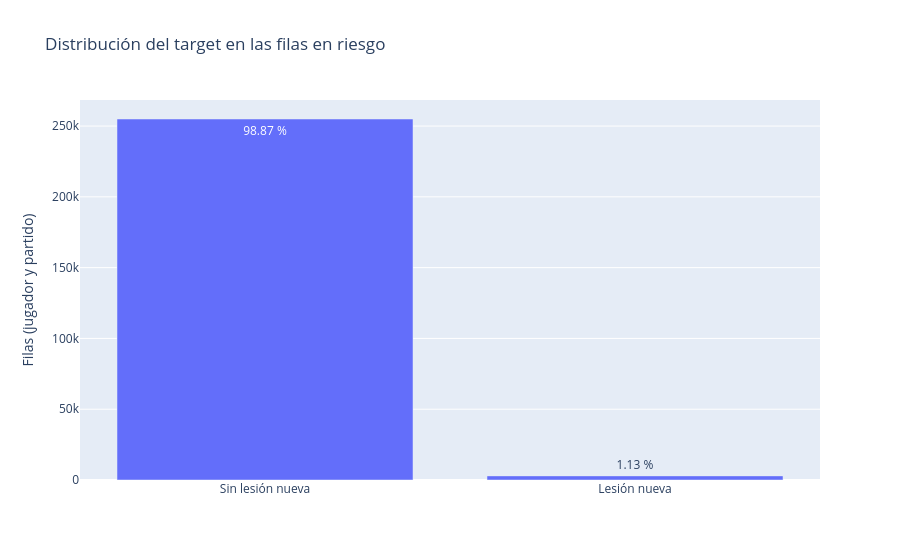

Here is the notebook cell this chart was saved with:
### Markdown cell above
### EDA del Target

### Code cell
#PRIMERO: creo los grupos de edad (los usaré aquí y en la comparación de errores por grupo)
#Menores de 25 (jóvenes, contratos de rookie), de 25 a 29 (plenitud) y 30 o más (veteranos)
df["grupo_edad"] = pd.cut(df["edad"], bins=[0, 25, 30, 100], right=False, labels=["<25", "25-29", "30+"])

#SEGUNDO: la tabla del modelo son solo las filas en riesgo (las que tienen target)
model_rows = df[df["at_risk"]].copy()

#TERCERO: gráfico de la distribución del target
target_counts = model_rows["lesion_nueva"].map({0: "Sin lesión nueva", 1: "Lesión nueva"}).value_counts().reset_index()
target_counts.columns = ["outcome", "rows"]
target_counts["pct"] = (target_counts["rows"] / target_counts["rows"].sum() * 100).round(2)

fig = px.bar(
    target_counts, x="outcome", y="rows", text="pct",
    title="Distribución del target en las filas en riesgo",
    labels={"outcome": "", "rows": "Filas (jugador y partido)"},
)
fig.update_traces(texttemplate="%{text} %")
fig.show()

### Figure 1 — Plotly figure (JSON) as saved in the notebook; plotly's stock layout.template omitted (floating-point values rounded to 4 significant figures)
{"data": [{"hovertemplate": "=%{x}<br>Filas (jugador y partido)=%{y}<br>pct=%{text}<extra></extra>", "legendgroup": "", "marker": {"color": "#636efa", "pattern": {"shape": ""}}, "name": "", "orientation": "v", "showlegend": false, "text": [98.87, 1.13], "textposition": "auto", "texttemplate": "%{text} %", "type": "bar", "x": ["Sin lesión nueva", "Lesión nueva"], "xaxis": "x", "y": [254983, 2905], "yaxis": "y"}], "layout": {"barmode": "relative", "legend": {"tracegroupgap": 0}, "title": {"text": "Distribución del target en las filas en riesgo"}, "xaxis": {"anchor": "y", "domain": [0, 1], "title": {"text": ""}}, "yaxis": {"anchor": "x", "domain": [0, 1], "title": {"text": "Filas (jugador y partido)"}}}}
